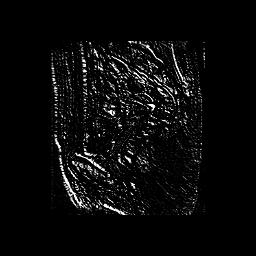

The script that drew this image:
#!/usr/bin/env python

# Apply 2D Sobel edge detection to a DICOM medical image.

# Factory overrides
import vtkmodules.vtkInteractionStyle  # noqa: F401
import vtkmodules.vtkRenderingFreeType  # noqa: F401
import vtkmodules.vtkRenderingOpenGL2  # noqa: F401

import os

from vtkmodules.vtkIOImage import vtkDICOMImageReader
from vtkmodules.vtkImagingCore import vtkImageShiftScale
from vtkmodules.vtkImagingGeneral import vtkImageSobel2D
from vtkmodules.vtkRenderingCore import (
    vtkImageActor,
    vtkRenderWindow,
    vtkRenderWindowInteractor,
    vtkRenderer,
)

# Image pipeline
reader = vtkDICOMImageReader()
data_dir = os.environ.get("VPE_DATA_DIR", os.path.dirname(os.path.abspath(__file__)))

reader.SetFileName(os.path.join(data_dir, "mr.001"))

# Sobel 2D
sobel = vtkImageSobel2D()
sobel.SetInputConnection(reader.GetOutputPort())
sobel.ReleaseDataFlagOff()
sobel.Update()

# Scale Sobel output to visible range
shift_scale = vtkImageShiftScale()
shift_scale.SetInputConnection(sobel.GetOutputPort())
shift_scale.SetShift(0)
shift_scale.SetScale(5)
shift_scale.SetOutputScalarTypeToUnsignedChar()
shift_scale.ClampOverflowOn()

# Display with vtkImageActor
image_actor = vtkImageActor()
image_actor.GetMapper().SetInputConnection(shift_scale.GetOutputPort())

# Renderer
renderer = vtkRenderer()
renderer.AddActor(image_actor)

# Window
render_window = vtkRenderWindow()
render_window.AddRenderer(renderer)
render_window.SetSize(256, 256)
render_window.SetWindowName("sobel2d")

# Scene
renderer.ResetCamera()

# Interactor
interactor = vtkRenderWindowInteractor()
interactor.SetRenderWindow(render_window)

interactor.Initialize()
interactor.Start()
